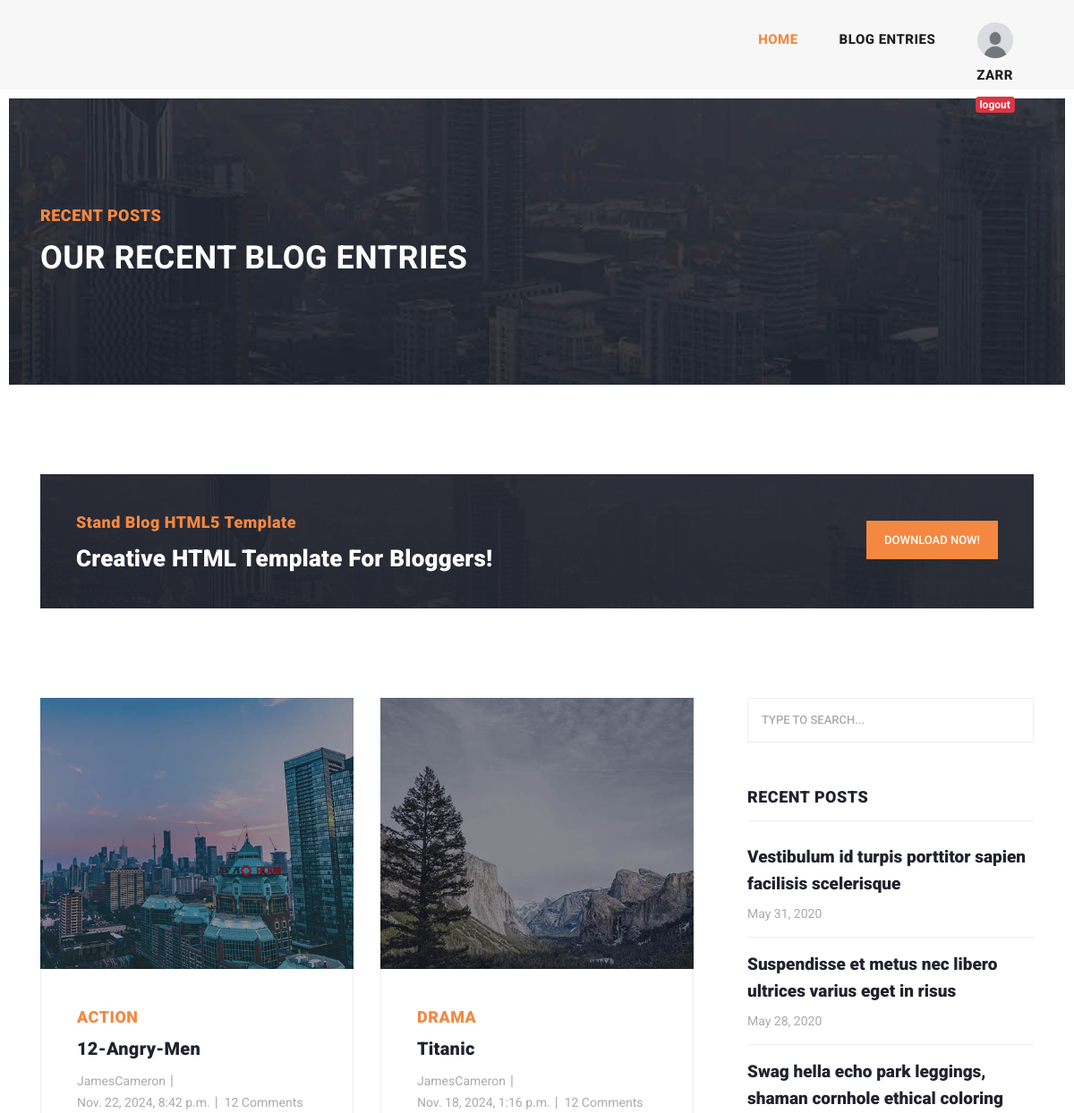
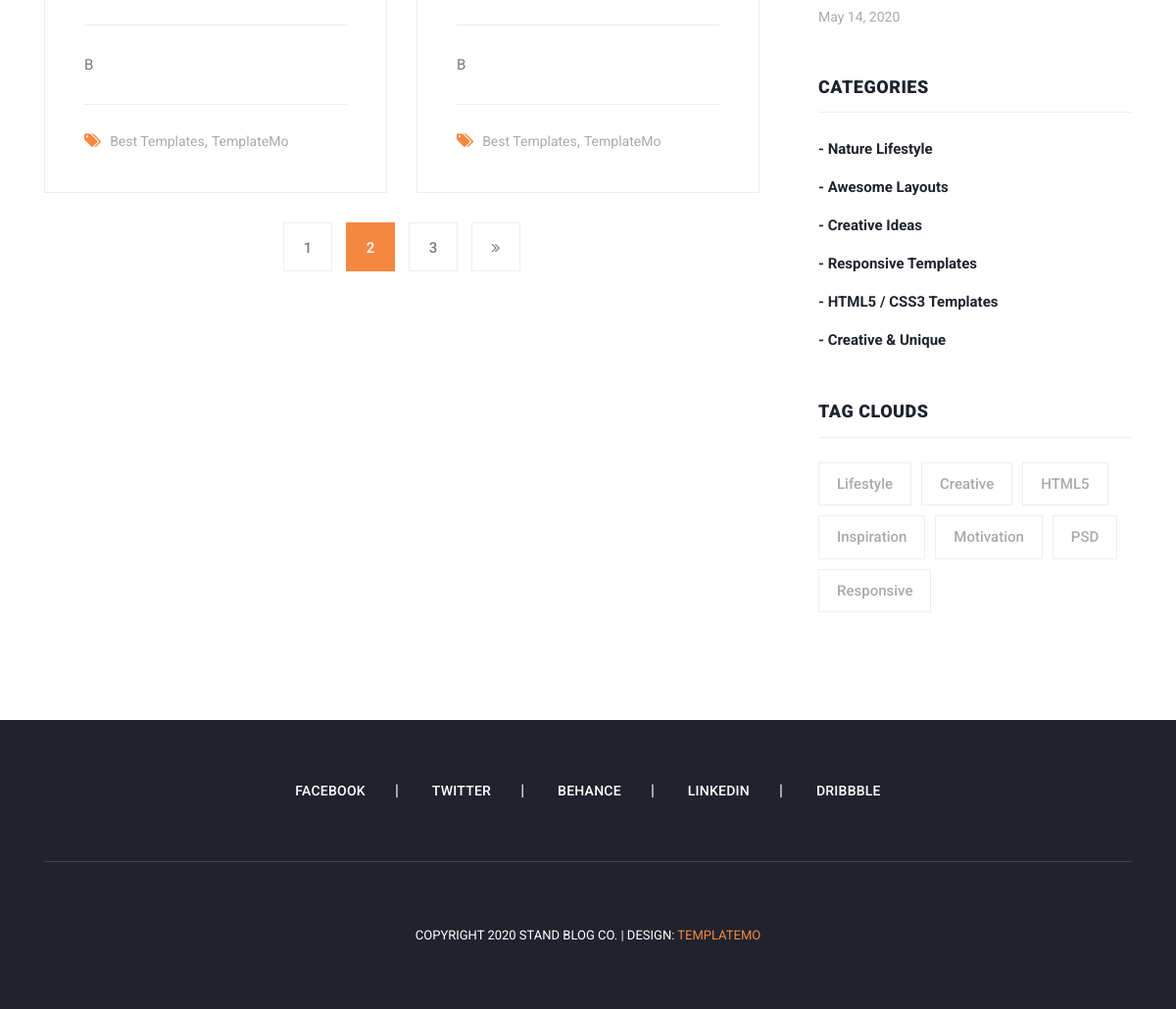
The page /articles/list (signed in) on the database its author committed (2 pictures, top to bottom).
### blog/models.py (models this page shows, shortened)
class Article(models.Model):
    CHOICES = (
        ('A','PYTHON'),
        ('B','DJANGO')
    )
    author = models.ForeignKey(User, on_delete=models.CASCADE)
    category = models.ManyToManyField(Category)
    title = models.CharField(max_length=70,help_text='enter title',unique=True)
    body = models.TextField(choices=CHOICES)
    image = models.ImageField(upload_to='images/articles',unique_for_date='pop_date')
    created = models.DateTimeField(auto_now_add=True)
    updated = models.DateTimeField(auto_now=True)
    pop_date = models.DateField(default=timezone.now())
    floatfield = models.FloatField(default=0)
    myfile = models.FileField(null=True,upload_to='files/articles')
    status = models.BooleanField(default=False)
    objects = models.Manager()
    custom = ArticleManager()
    slug = models.SlugField(unique=True,null=True,blank=True)
    class Meta:
        ordering = ['-updated',]
        verbose_name = 'post'

class Category(models.Model):
    name = models.CharField(max_length=50)
    created = models.DateTimeField(auto_now_add=True)
    def __str__(self):
        return self.name

### blog/views.py (the view)
# urls.py: path('list',views.article_list,name='list'),
def article_list(request):
    articles = Article.objects.all()
    return render(request,'blog/article_list.html', context={'articles':articles})

### blog/templates/blog/article_list.html
{% extends "base.html" %}
{% load static %}
{% block content %}
    <div class="heading-page header-text">
        <section class="page-heading">
            <div class="container">
                <div class="row">
                    <div class="col-lg-12">
                        <div class="text-content">
                            <h4>Recent Posts</h4>
                            <h2>Our Recent Blog Entries</h2>
                        </div>
                    </div>
                </div>
            </div>
        </section>
    </div>
    <section class="call-to-action">
        <div class="container">
            <div class="row">
                <div class="col-lg-12">
                    <div class="main-content">
                        <div class="row">
                            <div class="col-lg-8">
                                <span>Stand Blog HTML5 Template</span>
                                <h4>Creative HTML Template For Bloggers!</h4>
                            </div>
                            <div class="col-lg-4">
                                <div class="main-button">
                                    <a href="https://templatemo.com/tm-551-stand-blog" target="_parent">Download
                                        Now!</a>
                                </div>
                            </div>
                        </div>
                    </div>
                </div>
            </div>
        </div>
    </section>
    <section class="blog-posts grid-system">
        <div class="container">
            <div class="row">
                <div class="col-lg-8">
                    <div class="all-blog-posts">
                        <div class="row">
                            {% for article in articles %}
                                <div class="col-lg-6">
                                    <div class="blog-post">
                                        <div class="blog-thumb">
                                            <img src={{ article.image.url }} alt="">
                                        </div>
                                        <div class="down-content">
                                            <span>{{ article.category.all.first }}</span>
                                            <a href="post-details.html"><h4>{{ article.title }}</h4></a>
                                            <ul class="post-info">
                                                <li><a href="#">{{ article.author }}</a></li>
                                                <li><a href="#">{{ article.created}}</a></li>
                                                <li><a href="#">12 Comments</a></li>
                                            </ul>
                                            <p>{{ article.body }}</p>
                                            <div class="post-options">
                                                <div class="row">
                                                    <div class="col-lg-12">
                                                        <ul class="post-tags">
                                                            <li><i class="fa fa-tags"></i></li>
                                                            <li><a href="#">Best Templates</a>,</li>
                                                            <li><a href="#">TemplateMo</a></li>
                                                        </ul>
                                                    </div>
                                                </div>
                                            </div>
                                        </div>
                                    </div>
                                </div>
                            {% endfor %}
                            <div class="col-lg-12">
                                <ul class="page-numbers">
                                    <li><a href="#">1</a></li>
                                    <li class="active"><a href="#">2</a></li>
                                    <li><a href="#">3</a></li>
                                    <li><a href="#"><i class="fa fa-angle-double-right"></i></a></li>
                                </ul>
                            </div>
                        </div>
                    </div>
                </div>
                <div class="col-lg-4">
                    <div class="sidebar">
                        <div class="row">
                            <div class="col-lg-12">
                                <div class="sidebar-item search">
                                    <form id="search_form" name="gs" method="GET" action="#">
                                        <input type="text" name="q" class="searchText" placeholder="type to search..."
                                               autocomplete="on">
                                    </form>
                                </div>
                            </div>
                            <div class="col-lg-12">
                                <div class="sidebar-item recent-posts">
                                    <div class="sidebar-heading">
                                        <h2>Recent Posts</h2>
                                    </div>
                                    <div class="content">
                                        <ul>
                                            <li><a href="post-details.html">
                                                <h5>Vestibulum id turpis porttitor sapien facilisis scelerisque</h5>
                                                <span>May 31, 2020</span>
                                            </a></li>
                                            <li><a href="post-details.html">
                                                <h5>Suspendisse et metus nec libero ultrices varius eget in risus</h5>
                                                <span>May 28, 2020</span>
                                            </a></li>
                                            <li><a href="post-details.html">
                                                <h5>Swag hella echo park leggings, shaman cornhole ethical coloring</h5>
                                                <span>May 14, 2020</span>
                                            </a></li>
                                        </ul>
                                    </div>
                                </div>
                            </div>
                            <div class="col-lg-12">
                                <div class="sidebar-item categories">
                                    <div class="sidebar-heading">
                                        <h2>Categories</h2>
                                    </div>
                                    <div class="content">
                                        <ul>
                                            <li><a href="#">- Nature Lifestyle</a></li>
                                            <li><a href="#">- Awesome Layouts</a></li>
                                            <li><a href="#">- Creative Ideas</a></li>
                                            <li><a href="#">- Responsive Templates</a></li>
                                            <li><a href="#">- HTML5 / CSS3 Templates</a></li>
                                            <li><a href="#">- Creative &amp; Unique</a></li>
                                        </ul>
                                    </div>
                                </div>
                            </div>
                            <div class="col-lg-12">
                                <div class="sidebar-item tags">
                                    <div class="sidebar-heading">
                                        <h2>Tag Clouds</h2>
                                    </div>
                                    <div class="content">
                                        <ul>
                                            <li><a href="#">Lifestyle</a></li>
                                            <li><a href="#">Creative</a></li>
                                            <li><a href="#">HTML5</a></li>
                                            <li><a href="#">Inspiration</a></li>
                                            <li><a href="#">Motivation</a></li>
                                            <li><a href="#">PSD</a></li>
                                            <li><a href="#">Responsive</a></li>
                                        </ul>
                                    </div>
                                </div>
                            </div>
                        </div>
                    </div>
                </div>
            </div>
        </div>
    </section>
{% endblock %}

### templates/base.html (shortened to what this page needs)
{% load static %}
<!DOCTYPE html>
<html lang="en">
<head>
    <link href="{% static "vendor/bootstrap/css/bootstrap.min.css" %}" rel="stylesheet">
    <link rel="stylesheet" href="{% static 'css/fontawesome.css' %}">
    <link rel="stylesheet" href="{% static 'css/templatemo-stand-blog.css' %}">
    <link rel="stylesheet" href="{% static 'css/owl.css' %}">
</head>
<body>
<header class="">
    <nav class="navbar navbar-expand-lg">
        <div class="container">
            <div class="collapse navbar-collapse" id="navbarResponsive">
                <ul class="navbar-nav ml-auto">
                    <li class="nav-item active">
                        <a class="nav-link" href="{% url 'home:home' %}">Home
                        </a>
                    </li>
                    <li class="nav-item">
                        <a class="nav-link" href="{% url 'blog:list' %}">Blog Entries</a>
                    </li>
                    <li class="nav-item">
                        {% if request.user.is_authenticated %}
                            <div>
                                {% if request.user.firstname %}
                                    {% if request.user.image %} }
                                        <span><img src="{{ user.profile.image.url }}" width="40px" height="40px"
                                                   style="border-radius: 100%"></span>
                                    {% else %}
                                        <span><img src="{% static 'images/profile.jpg' %}" width="40px" height="40px"
                                                   style="border-radius: 100%"></span>
                                    {% endif %}
                                    <a class="nav-link" href="">{{ request.user.first_name }}</a>
                                {% else %}
                                    {% if request.user.image %} }
                                        <span><img src="{{ user.profile.image.url }}" width="40px" height="40px"
                                                   style="border-radius: 100%"></span>
                                    {% else %}
                                        <span><img src="{% static 'images/profile.jpg' %}" width="40px" height="40px"
                                                   style="border-radius: 100%"></span>
                                    {% endif %}
                                    <a class="nav-link" href="">{{ request.user.username }}</a>
                                {% endif %}
                                <a href="{% url 'account:logout' %}"><span class="badge badge-danger">logout</span></a>
                            </div>
                        {% else %}
                            <a class="nav-link" href="/login">login</a>
                        {% endif %}
                    </li>
                </ul>
            </div>
        </div>
    </nav>
</header>
{% block content %}
{% endblock %}
<footer>
    <div class="container">
        <div class="row">
            <div class="col-lg-12">
                <ul class="social-icons">
                    <li><a href="#">Facebook</a></li>
                    <li><a href="#">Twitter</a></li>
                    <li><a href="#">Behance</a></li>
                    <li><a href="#">Linkedin</a></li>
                    <li><a href="#">Dribbble</a></li>
                </ul>
            </div>
            <div class="col-lg-12">
                <div class="copyright-text">
                    <p>Copyright 2020 Stand Blog Co.
                        | Design: <a rel="nofollow" href="https://templatemo.com" target="_parent">TemplateMo</a></p>
                </div>
            </div>
        </div>
    </div>
</footer>
</body>
</html>

### rows shown on the page
Article: image (picture), category.all.first "ACTION", title "12-Angry-Men", author "JamesCameron", created "Nov. 22, 2024, 8:42 p.m.", body "B"
Article: image (picture), category.all.first "DRAMA", title "Titanic", author "JamesCameron", created "Nov. 18, 2024, 1:16 p.m.", body "B"

### other values the page prints
{{ request.user.username }} "ZARR"
